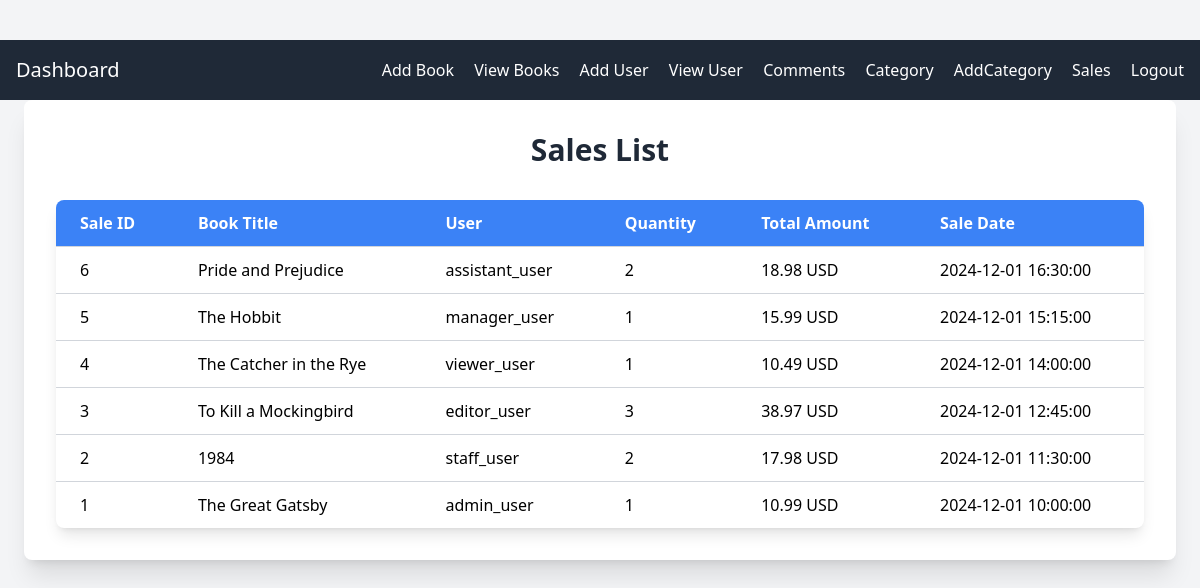
Screenshot of /sales_admin.php with the database file from the repository.
### tables this page shows
CREATE TABLE Sales (
    sale_id INT AUTO_INCREMENT PRIMARY KEY,
    book_id INT NOT NULL,
    user_id INT NOT NULL,
    sale_date TIMESTAMP DEFAULT CURRENT_TIMESTAMP,
    quantity INT NOT NULL,
    total_amount DECIMAL(10, 2) NOT NULL,
    FOREIGN KEY (book_id) REFERENCES Books(book_id) ON DELETE CASCADE,
    FOREIGN KEY (user_id) REFERENCES Users(user_id) ON DELETE CASCADE
);

CREATE TABLE Books (
    book_id INT AUTO_INCREMENT PRIMARY KEY,
    title VARCHAR(255) NOT NULL,
    author VARCHAR(100) NOT NULL,
    ISBN VARCHAR(20) UNIQUE,
    genre VARCHAR(50) NOT NULL,
    price DECIMAL(10, 2) NOT NULL,
    stock_quantity INT NOT NULL,
    publication_date DATE NULL
);

CREATE TABLE Users (
    user_id INT AUTO_INCREMENT PRIMARY KEY,
    username VARCHAR(50) NOT NULL UNIQUE,
    email VARCHAR(100) NOT NULL UNIQUE,
    password_hash VARCHAR(255) NOT NULL,
    role ENUM('admin', 'staff', 'editor', 'viewer') NOT NULL,
    created_at TIMESTAMP DEFAULT CURRENT_TIMESTAMP,
    updated_at TIMESTAMP NULL
);

### sales_admin.php (the view, shortened to what this page needs)
<?php
include 'db_connect.php';
include 'nav_admin.php';
$sql = "SELECT s.sale_id, s.sale_date, s.quantity, s.total_amount, b.title, u.username
        FROM Sales s
        JOIN Books b ON s.book_id = b.book_id
        JOIN Users u ON s.user_id = u.user_id
        ORDER BY s.sale_date DESC";
$stmt = $pdo->query($sql);
$sales = $stmt->fetchAll();
?>
<!DOCTYPE html>
<html lang="en">
<head>
    <script src="https://cdn.tailwindcss.com"></script>
</head>
<body class="bg-gray-100 py-10">
    <div class="max-w-6xl mx-auto p-8 bg-white rounded-lg shadow-xl">
        <h2 class="text-3xl font-semibold mb-8 text-center text-gray-800">Sales List</h2>
        <table class="min-w-full table-auto bg-white border-collapse shadow-lg rounded-lg overflow-hidden">
            <thead>
                <tr class="bg-blue-500 text-white text-left">
                    <th class="py-3 px-6">Sale ID</th>
                    <th class="py-3 px-6">Book Title</th>
                    <th class="py-3 px-6">User</th>
                    <th class="py-3 px-6">Quantity</th>
                    <th class="py-3 px-6">Total Amount</th>
                    <th class="py-3 px-6">Sale Date</th>
                </tr>
            </thead>
            <tbody>
                <?php if (count($sales) > 0): ?>
                    <?php foreach ($sales as $sale): ?>
                        <tr class="border-t border-gray-300">
                            <td class="py-3 px-6"><?= htmlspecialchars($sale['sale_id']) ?></td>
                            <td class="py-3 px-6"><?= htmlspecialchars($sale['title']) ?></td>
                            <td class="py-3 px-6"><?= htmlspecialchars($sale['username']) ?></td>
                            <td class="py-3 px-6"><?= htmlspecialchars($sale['quantity']) ?></td>
                            <td class="py-3 px-6"><?= number_format($sale['total_amount'], 2) ?> USD</td>
                            <td class="py-3 px-6"><?= htmlspecialchars($sale['sale_date']) ?></td>
                        </tr>
                    <?php endforeach; ?>
                <?php else: ?>
                    <tr>
                        <td colspan="6" class="py-3 px-6 text-center text-gray-500">No sales found.</td>
                    </tr>
                <?php endif; ?>
            </tbody>
        </table>
    </div>
</body>
</html>

### rows the page displays
sales: sale_id "6", book.title "Pride and Prejudice", user.username "assistant_user", quantity "2", total_amount "18.98", sale_date "2024-12-01 16:30:00"
sales: sale_id "5", book.title "The Hobbit", user.username "manager_user", quantity "1", total_amount "15.99", sale_date "2024-12-01 15:15:00"
sales: sale_id "4", book.title "The Catcher in the Rye", user.username "viewer_user", quantity "1", total_amount "10.49", sale_date "2024-12-01 14:00:00"
sales: sale_id "3", book.title "To Kill a Mockingbird", user.username "editor_user", quantity "3", total_amount "38.97", sale_date "2024-12-01 12:45:00"
sales: sale_id "2", book.title "1984", user.username "staff_user", quantity "2", total_amount "17.98", sale_date "2024-12-01 11:30:00"
sales: sale_id "1", book.title "The Great Gatsby", user.username "admin_user", quantity "1", total_amount "10.99", sale_date "2024-12-01 10:00:00"
